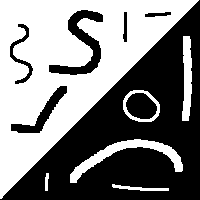
#> input picture binary/vermicelli.png, 200 x 200 px, found by its file name
$ jupyter execute --allow-errors figs.ipynb
#> lines starting #> are read from the running program, lines starting #| are printed output that depends on the picture; after the words box and inside, x2 and y2 are one past the last pixel; in counts of white or black regions, pixels touching at a corner belong together
# Mathematical morphology

[cell 1]
import numpy as np
import skimage.io as io
import matplotlib.pyplot as plt
import skimage.morphology as mo
import scipy.ndimage as smo
from skimage import measure
from skimage import img_as_ubyte, img_as_float
from skimage.measure import label, regionprops

plt.style.use('../../src/bip.mplstyle')
import matplotlib as mpl
mpl.rcParams['xtick.bottom']      = False
mpl.rcParams['xtick.top']         = False
mpl.rcParams['xtick.labelbottom'] = False
mpl.rcParams['ytick.left']        = False
mpl.rcParams['ytick.right']       = False
mpl.rcParams['ytick.labelleft']   = False
mpl.rcParams['font.size']         = 16

## Operations on sets

#> (a cell that did not finish here is left out)

## Neighborhood and connectivity

[cell 3]
# Toy image
img = np.array([ \
    [0, 0, 0, 1, 0, 0, 0], \
    [0, 0, 0, 1, 1, 1, 0], \
    [0, 0, 1, 0, 0, 1, 0], \
    [0, 1, 1, 1, 1, 0, 0],
    [0, 1, 1, 0, 0, 0, 0] ])
M, N = img.shape
#> M = 5; N = 7

# Dilation
fig, ax = plt.subplots(1, 1, figsize=(6,3))
ax.imshow(img, "gray")
ax.set_xticks(np.arange(.50, N-1), minor=True)
ax.set_yticks(np.arange(.50, M-1), minor=True)
ax.grid(which='minor', color='#cccccc', linewidth=1)
plt.savefig("connectivity.svg", bbox_inches='tight')

[cell 4]
# Taille de l'image
N = 5

# Pixel central, avec un décalage pour l'affichage
o = (N-1)//2 + .5

# Voisins
neighbors = [ (+1, 0), (-1, 0), ( 0,+1), ( 0,-1), (+1,+1), (+1,-1), (-1,+1), (-1,-1) ]

fig, axs = plt.subplots(1, 2, figsize=(6,3))

for i in range(2):

    # Pixel central
    axs[i].plot(o, o, marker="s", color="C0", markersize=25, alpha=.8)

    # Représentation du voisinage
    for neighbor in neighbors[:4*(i+1)]:
        axs[i].plot(o+neighbor[0], o+neighbor[1], marker="s", color="C2", markersize=25, alpha=.5)

    # Grille
    axs[i].axis('equal')
    axs[i].set_xticks(range(N+1))
    axs[i].set_yticks(range(N+1))
    axs[i].grid()

plt.savefig("neighborhood.svg", bbox_inches='tight')

## Basic operators & top-hat

[cell 5]
def display(img, title, grid=True, sec=None):
    plt.imshow(img, "gray")
    plt.xlabel(title, size=16)

    # Centre de l'élément structurant
    if sec != None:
        plt.plot(sec[0], sec[1], marker="o")

    # Grille
    if grid:
        ax = plt.gca()
        M, N = img.shape
        ax.set_xticks(np.arange(.50, N-1))
        ax.set_yticks(np.arange(.50, M-1))
        ax.grid(color='#cccccc', linewidth=1)

[cell 6]
# Toy image
I = np.array([ \
    [0, 0, 0, 0, 0, 0, 0], \
    [0, 0, 0, 1, 0, 0, 0], \
    [0, 0, 1, 0, 1, 1, 0], \
    [0, 0, 0, 1, 1, 1, 0], \
    [0, 1, 1, 1, 1, 0, 0], \
    [1, 0, 0, 1, 1, 0, 0], \
    [0, 0, 0, 0, 0, 0, 0] ])

# Structuring element
E = np.array([ \
    [0, 0, 0, 0, 0, 0, 0], \
    [0, 0, 0, 0, 0, 0, 0], \
    [0, 0, 0, 1, 0, 0, 0], \
    [0, 0, 1, 1, 1, 0, 0], \
    [0, 0, 0, 1, 0, 0, 0], \
    [0, 0, 0, 0, 0, 0, 0], \
    [0, 0, 0, 0, 0, 0, 0] ])

# Dilation
fig = plt.figure(figsize=(10,5))
plt.subplot(1,3,1)
display(I, "$I$")
plt.subplot(1,3,2)
display(E, "$E_c$", sec=(3,3))
plt.subplot(1,3,3)
display(mo.binary_dilation(I,E), r"$I \oplus E_c$")
plt.savefig("dilation-toy.svg", bbox_inches='tight')

# Erosion
fig = plt.figure(figsize=(10,5))
plt.subplot(1,3,1)
display(I, "$I$")
plt.subplot(1,3,2)
display(E, "$E_c$", sec=(3,3))
plt.subplot(1,3,3)
display(mo.binary_erosion(I,E), r"$I \ominus E_c$")
plt.savefig("erosion-toy.svg", bbox_inches='tight')

# Opening
fig = plt.figure(figsize=(10,5))
plt.subplot(1,3,1)
display(I, "$I$")
plt.subplot(1,3,2)
display(E, "$E_c$", sec=(3,3))
plt.subplot(1,3,3)
display(mo.binary_opening(I,E), r"$I \circ E_c$")
plt.savefig("opening-toy.svg", bbox_inches='tight')

# Closing
fig = plt.figure(figsize=(10,5))
plt.subplot(1,3,1)
display(I, "$I$")
plt.subplot(1,3,2)
display(E, "$E_c$", sec=(3,3))
plt.subplot(1,3,3)
display(mo.binary_closing(I,E), r"$I \bullet E_c$")
plt.savefig("closing-toy.svg", bbox_inches='tight')
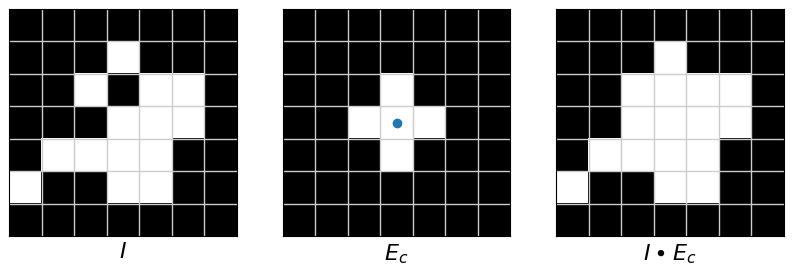
#> figure drawn by matplotlib, 3 panels

[cell 7]
# Toy image
I = np.array([ \
    [0, 1, 0, 0, 0, 0, 0], \
    [0, 1, 0, 0, 0, 0, 0], \
    [0, 0, 0, 0, 1, 1, 0], \
    [0, 0, 1, 0, 0, 0, 0], \
    [1, 0, 0, 0, 0, 0, 0], \
    [1, 1, 1, 0, 1, 0, 0], \
    [0, 0, 0, 0, 0, 0, 0] ])
Ic = 1 - I

# Structuring element 1
# E1 = np.array([[1, 1]])
E1 = np.array([ \
    [0, 0, 0, 0, 0, 0, 0], \
    [0, 0, 0, 0, 0, 0, 0], \
    [0, 0, 0, 0, 0, 0, 0], \
    [0, 0, 0, 1, 1, 0, 0], \
    [0, 0, 0, 0, 0, 0, 0], \
    [0, 0, 0, 0, 0, 0, 0], \
    [0, 0, 0, 0, 0, 0, 0] ])

# Structuring element 2
# E2 = np.array([ \
#     [1, 1, 1, 1],
#     [1, 0, 0, 1], \
#     [1, 1, 1, 1] ])
E2 = np.array([ \
    [0, 0, 0, 0, 0, 0, 0], \
    [0, 0, 0, 0, 0, 0, 0], \
    [0, 0, 1, 1, 1, 1, 0], \
    [0, 0, 1, 0, 0, 1, 0], \
    [0, 0, 1, 1, 1, 1, 0], \
    [0, 0, 0, 0, 0, 0, 0], \
    [0, 0, 0, 0, 0, 0, 0] ])

fig = plt.figure(figsize=(11,6))

# Erosion
plt.subplot(2,4,1)
display(I, "$I$")
plt.subplot(2,4,2)
display(E1, "$E_1$", sec=(3,3))
plt.subplot(2,4,3)
display(mo.binary_erosion(I,E1), r"$I \ominus E_1$")

# Erosion of the complement
plt.subplot(2,4,5)
display(Ic, r"$I^\mathrm{c}$")
plt.subplot(2,4,6)
display(E2, "$E_2$", sec=(3,3))
plt.subplot(2,4,7)
display(mo.binary_erosion(Ic,E2), r"$I^\mathrm{c} \ominus E_2$")

# [6 lines of commented-out code are left out]
plt.subplot(1,4,4)
display(smo.binary_hit_or_miss(I,E1, E2), r"$I \otimes (E_1,E_2)$")

plt.savefig("hit-or-miss-toy.svg", bbox_inches='tight')
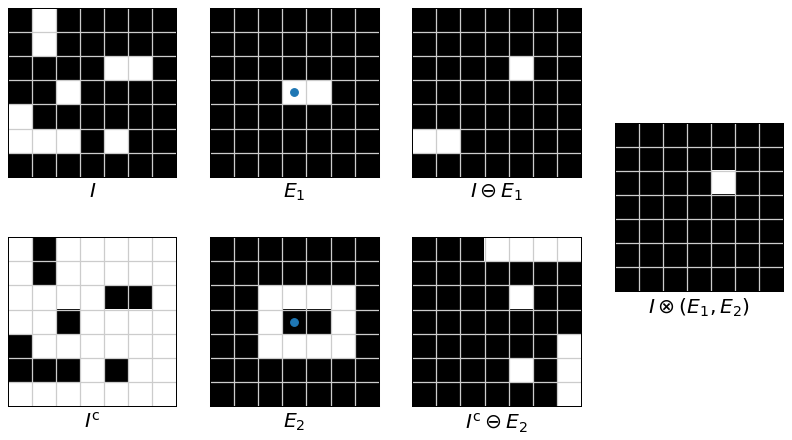
#> figure drawn by matplotlib, 7 panels

## Top-hat

[cell 8]
# Image
img = io.imread("vermicelli.png")/255
#> img: shape (200, 200) float64; values 0 (black) and 1 (white), 50% white; 6 white regions, box (x1, y1, x2, y2) and area: (0, 0, 199, 199) 17590, (70, 139, 183, 183) 1172, (182, 36, 192, 121) 658, (123, 90, 160, 122) 339, (112, 184, 169, 191) 179, (45, 173, 49, 191) 56

# Structuring element
E = mo.disk(3)

# Add the structuring element in the image
N = E.shape[0]
d = 5
img[-N-d:-d,-N-d:-d] = E
#> img: shape (200, 200) float64; values 0 (black) and 1 (white), 50.1% white; 7 black regions, largest, box (x1, y1, x2, y2) and area: (0, 0, 200, 200) 17054, (49, 10, 103, 75) 1148, (11, 86, 67, 133) 658

# White top-hat
Tw = img - mo.binary_opening(img,E).astype(np.uint8)

# Black top-hat
Tb = mo.binary_closing(img,E).astype(np.uint8) - img
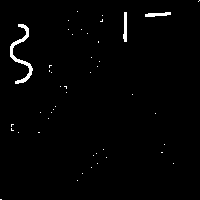
#> Tb: shape (200, 200) float64; values 0 (black) and 1 (white), 1.4% white; 46 white regions (43 under 20 px), largest, box (x1, y1, x2, y2) and area: (10, 24, 33, 84) 324, (123, 12, 127, 42) 95, (145, 12, 171, 17) 87

# Affichage
fig, axs = plt.subplots(1,3,figsize=(15,5))
axs[0].imshow(img, "gray")
axs[0].set_title("Original image")
axs[1].imshow(Tw, "gray")
axs[1].set_title("White top-hat")
axs[2].imshow(Tb, "gray")
axs[2].set_title("Black top-hat")
for i in range(3):
    axs[i].set_xticks([])
    axs[i].set_yticks([])
plt.savefig("top-hat.svg", bbox_inches='tight')
plt.show()

## Granulometry

[cell 9]
# Image
img = io.imread("grains.png")
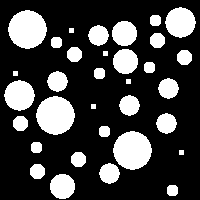
#> input picture binary/grains.png, 200 x 200 px, found by its file name
#> img: shape (200, 200); 25.9% white; 33 white regions, largest, box (x1, y1, x2, y2) and area: (8, 10, 47, 49) 1153, (36, 96, 75, 135) 1153, (113, 131, 152, 170) 1153
N = img.shape[0]
#> N = 200

# Élément structurant de base
E = mo.disk(3)

# Nombre d'étapes
K = 8

# Ouvertures successives
res = [np.zeros((N,N,K))] * K
granulometry = np.zeros(K)
size = np.zeros(K)
for k in range(K):

    # Élément structurant
    size[k] = int(3*(k+1))
    Ek = mo.disk(size[k])

    # Ouverture
    res[k] = mo.binary_opening(img, Ek)

    # Calcul de la granulométrie
    granulometry[k] = np.sum(res[k].ravel())
#> after the loop, granulometry = [10079, 9284, 8134, 6160, 4829, 3339, 0, 0]; res = 8 items; size = [3, 6, 9, 12, 15, 18, 21, 24]

# Affichage des images
fig, axs = plt.subplots(3, 3, figsize=(10,10))
axs = axs.ravel()
axs[0].imshow(img, "gray")
axs[0].set_title("Original image")
for k in range(K):
    axs[k+1].imshow(res[k], "gray")
    axs[k+1].set_title(f"size = {size[k]:.0f}")
plt.savefig("granulometry-images.svg", bbox_inches='tight')
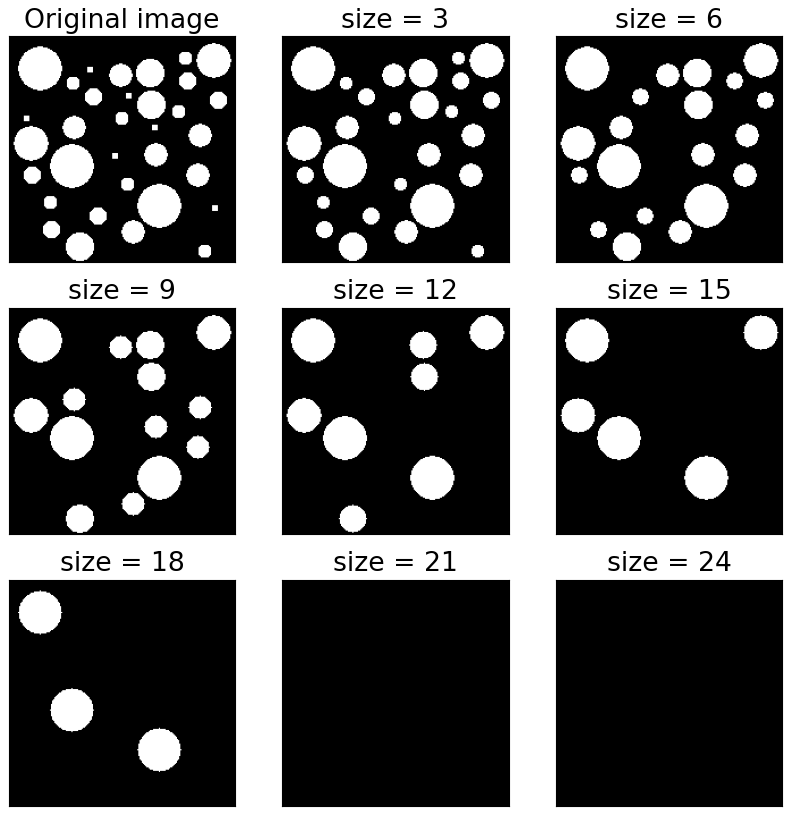
#> figure drawn by matplotlib, 9 panels
plt.show()

# Affichage de la granulométrie et de sa distribution
fig = plt.figure(figsize=(6,3))
plt.plot(size, granulometry, '-o')
plt.xticks(size)
plt.xlabel("Disk size")
plt.ylabel("Granulometry")
plt.gca().tick_params(
    axis='both',  # Concerne à la fois l'axe X et l'axe Y
    bottom=True,  # Affiche le tick en bas (X)
    labelbottom=True,  # Affiche le libellé en bas (X)
    left=True,  # Affiche le tick à gauche (Y)
    labelleft=True,  # Affiche le libellé à gauche (Y)
)
plt.savefig("granulometry-plot.svg", bbox_inches='tight')
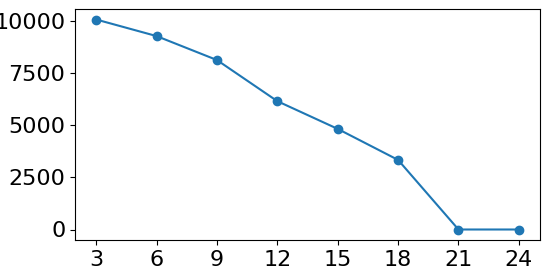
#> figure drawn by matplotlib, 1 panel
plt.show()

## Skeleton

#> (a cell that did not finish here is left out)

## Operations on Greece

[cell 11]
# Real image ans structuring element
img = io.imread("greece.png")
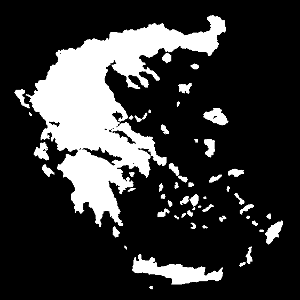
#> input picture binary/greece.png, 300 x 300 px, found by its file name
#> img is the input picture: shape (300, 300); min 0, max 255, mean 52.9
se = mo.disk(4)

io.imsave("greece-dilation.png", img_as_ubyte(mo.binary_dilation(img,se)))
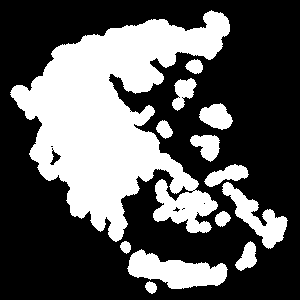
#> saved as greece-dilation.png: shape (300, 300); 35.2% white; 13 white regions, largest, box (x1, y1, x2, y2) and area: (10, 10, 230, 242) 24536, (127, 249, 228, 289) 2289, (222, 182, 288, 249) 1520
io.imsave("greece-erosion.png",  img_as_ubyte(mo.binary_erosion(img,se) ))
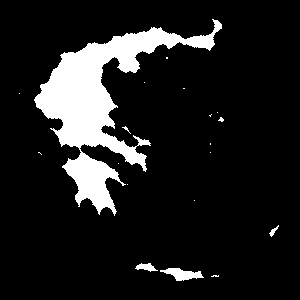
#> saved as greece-erosion.png: shape (300, 300); 11.9% white; 19 white regions (15 under 20 px), largest, box (x1, y1, x2, y2) and area: (34, 19, 222, 216) 10167, (160, 268, 204, 281) 312, (135, 263, 158, 272) 112, (269, 225, 279, 237) 41
io.imsave("greece-opening.png",  img_as_ubyte(mo.binary_opening(img,se) ))
io.imsave("greece-closing.png",  img_as_ubyte(mo.binary_closing(img,se) ))
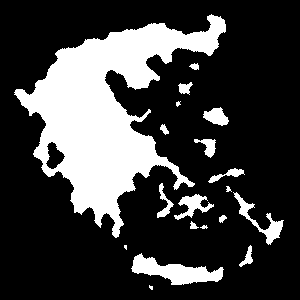
#> saved as greece-closing.png: shape (300, 300); 24.3% white; 19 white regions (3 under 20 px), largest, box (x1, y1, x2, y2) and area: (14, 14, 226, 238) 18106, (131, 253, 224, 285) 1378, (233, 192, 284, 245) 586
